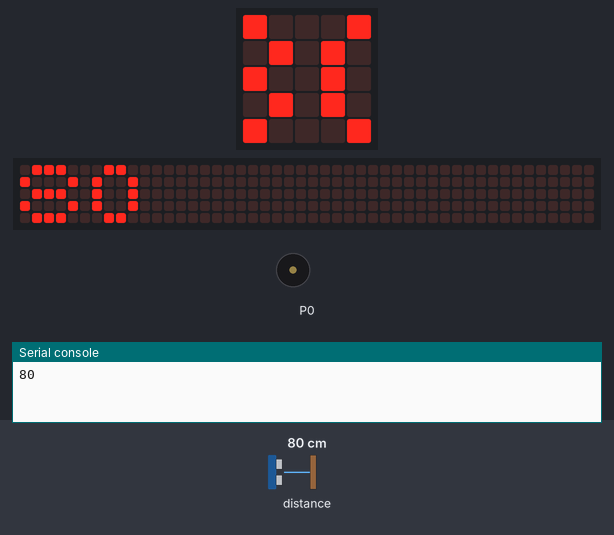
A program run on a simulated BBC micro:bit (MakeCode). On the bench: the board's 5×5 LED display, a strip that is not on the board, showing the scrolling text unrolled, buzzer (waves = sounding), the last lines printed to the serial console. The test bench sets the inputs (shaded band); at power-on: distance to the obstacle 80 cm. The 48×5 strip is a reading aid, not a part: it shows the text the display is scrolling, unrolled, one strip-width of it at a time.

Above: at 1.28 s.
1.3 s: distance to the obstacle set to 2 cm
At 3.9 s:
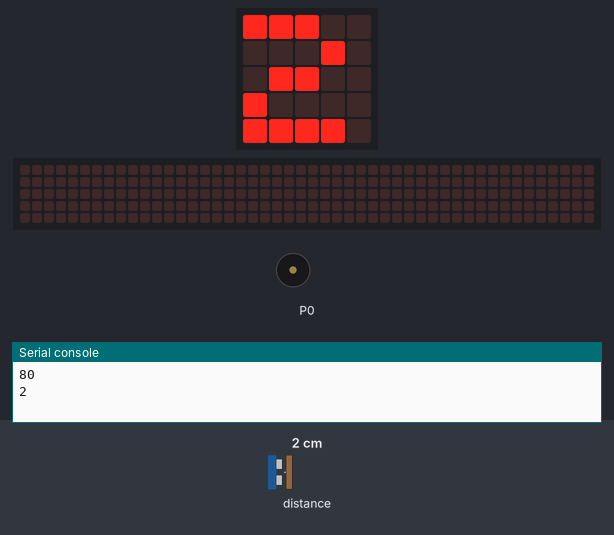
4.9 s: distance to the obstacle set to 9 cm
At 5.6 s:
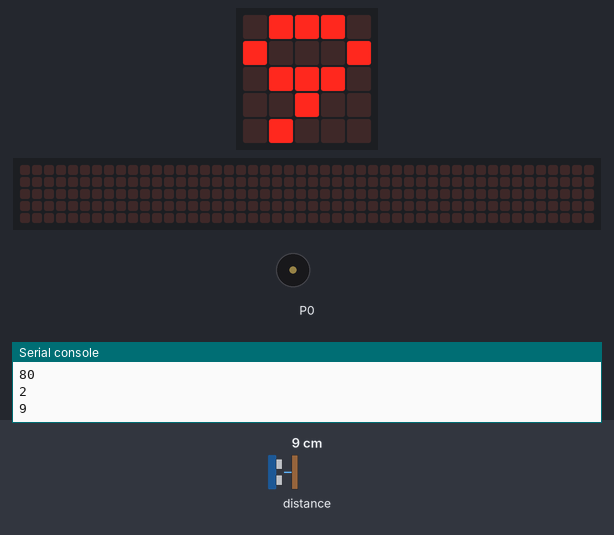
6.4 s: distance to the obstacle set to 4 cm
At 7.04 s:
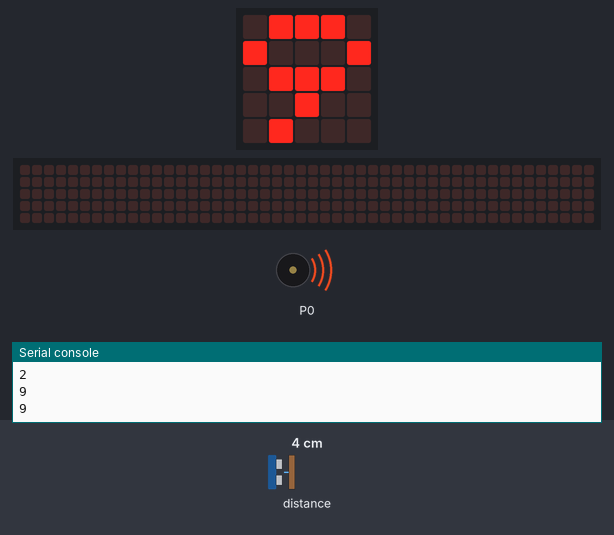
Timing chart, 0 to 14.6 s (numbered marks = the images above; inputs shaded):
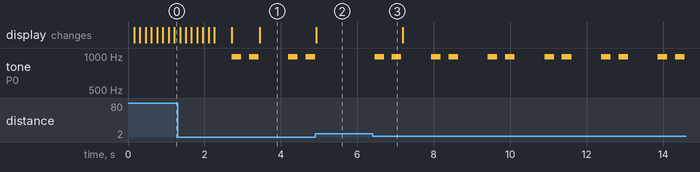

Measured:
- after the input at 1.3 s, tone on P0: plays 988 Hz for 0.25 s, 988 Hz for 0.25 s, 988 Hz for 0.25 s, 988 Hz for 0.25 s, starting after 1.4 s
- after the input at 4.9 s, tone on P0: stops changing and stays silent; the display: changes at once (image 2)
- after the input at 6.4 s, tone on P0: silent → 988 Hz after 0.05 s, then repeats every 1.5 s: silent 0.21 s, 988 Hz 0.25 s, silent 0.78 s, 988 Hz 0.25 s

The program:

main.ts
```typescript
music.setVolume(255)
basic.forever(function () {

})
basic.forever(function () {
    serial.writeLine("" + (sonar.ping(
    DigitalPin.P1,
    DigitalPin.P2,
    PingUnit.Centimeters
    )))
    basic.showNumber(sonar.ping(
    DigitalPin.P1,
    DigitalPin.P2,
    PingUnit.Centimeters
    ))
    if (sonar.ping(
    DigitalPin.P1,
    DigitalPin.P2,
    PingUnit.Centimeters
    ) < 5) {
        music.playTone(988, music.beat(BeatFraction.Half))
        basic.pause(200)
        music.playTone(988, music.beat(BeatFraction.Half))
    }
})
```

test.ts
```typescript
// 在這裡測試；當此封包作為擴充功能時，將不會編譯此內容。
```
